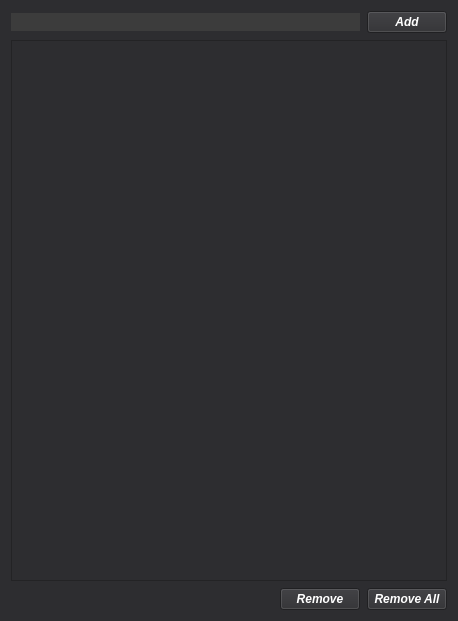
<?xml version="1.0" encoding="UTF-8"?>
<ui version="4.0">
 <class>ToDoApp</class>
 <widget class="QMainWindow" name="ToDoApp">
  <property name="geometry">
   <rect>
    <x>0</x>
    <y>0</y>
    <width>458</width>
    <height>621</height>
   </rect>
  </property>
  <property name="palette">
   <palette>
    <active>
     <colorrole role="WindowText">
      <brush brushstyle="SolidPattern">
       <color alpha="255">
        <red>255</red>
        <green>255</green>
        <blue>255</blue>
       </color>
      </brush>
     </colorrole>
     <colorrole role="Button">
      <brush brushstyle="SolidPattern">
       <color alpha="255">
        <red>45</red>
        <green>45</green>
        <blue>48</blue>
       </color>
      </brush>
     </colorrole>
     <colorrole role="Text">
      <brush brushstyle="SolidPattern">
       <color alpha="255">
        <red>255</red>
        <green>255</green>
        <blue>255</blue>
       </color>
      </brush>
     </colorrole>
     <colorrole role="ButtonText">
      <brush brushstyle="SolidPattern">
       <color alpha="255">
        <red>255</red>
        <green>255</green>
        <blue>255</blue>
       </color>
      </brush>
     </colorrole>
     <colorrole role="Base">
      <brush brushstyle="SolidPattern">
       <color alpha="255">
        <red>45</red>
        <green>45</green>
        <blue>48</blue>
       </color>
      </brush>
     </colorrole>
     <colorrole role="Window">
      <brush brushstyle="SolidPattern">
       <color alpha="255">
        <red>45</red>
        <green>45</green>
        <blue>48</blue>
       </color>
      </brush>
     </colorrole>
     <colorrole role="PlaceholderText">
      <brush brushstyle="SolidPattern">
       <color alpha="128">
        <red>255</red>
        <green>255</green>
        <blue>255</blue>
       </color>
      </brush>
     </colorrole>
    </active>
    <inactive>
     <colorrole role="WindowText">
      <brush brushstyle="SolidPattern">
       <color alpha="255">
        <red>255</red>
        <green>255</green>
        <blue>255</blue>
       </color>
      </brush>
     </colorrole>
     <colorrole role="Button">
      <brush brushstyle="SolidPattern">
       <color alpha="255">
        <red>45</red>
        <green>45</green>
        <blue>48</blue>
       </color>
      </brush>
     </colorrole>
     <colorrole role="Text">
      <brush brushstyle="SolidPattern">
       <color alpha="255">
        <red>255</red>
        <green>255</green>
        <blue>255</blue>
       </color>
      </brush>
     </colorrole>
     <colorrole role="ButtonText">
      <brush brushstyle="SolidPattern">
       <color alpha="255">
        <red>255</red>
        <green>255</green>
        <blue>255</blue>
       </color>
      </brush>
     </colorrole>
     <colorrole role="Base">
      <brush brushstyle="SolidPattern">
       <color alpha="255">
        <red>45</red>
        <green>45</green>
        <blue>48</blue>
       </color>
      </brush>
     </colorrole>
     <colorrole role="Window">
      <brush brushstyle="SolidPattern">
       <color alpha="255">
        <red>45</red>
        <green>45</green>
        <blue>48</blue>
       </color>
      </brush>
     </colorrole>
     <colorrole role="PlaceholderText">
      <brush brushstyle="SolidPattern">
       <color alpha="128">
        <red>255</red>
        <green>255</green>
        <blue>255</blue>
       </color>
      </brush>
     </colorrole>
    </inactive>
    <disabled>
     <colorrole role="WindowText">
      <brush brushstyle="SolidPattern">
       <color alpha="255">
        <red>255</red>
        <green>255</green>
        <blue>255</blue>
       </color>
      </brush>
     </colorrole>
     <colorrole role="Button">
      <brush brushstyle="SolidPattern">
       <color alpha="255">
        <red>45</red>
        <green>45</green>
        <blue>48</blue>
       </color>
      </brush>
     </colorrole>
     <colorrole role="Text">
      <brush brushstyle="SolidPattern">
       <color alpha="255">
        <red>255</red>
        <green>255</green>
        <blue>255</blue>
       </color>
      </brush>
     </colorrole>
     <colorrole role="ButtonText">
      <brush brushstyle="SolidPattern">
       <color alpha="255">
        <red>255</red>
        <green>255</green>
        <blue>255</blue>
       </color>
      </brush>
     </colorrole>
     <colorrole role="Base">
      <brush brushstyle="SolidPattern">
       <color alpha="255">
        <red>45</red>
        <green>45</green>
        <blue>48</blue>
       </color>
      </brush>
     </colorrole>
     <colorrole role="Window">
      <brush brushstyle="SolidPattern">
       <color alpha="255">
        <red>45</red>
        <green>45</green>
        <blue>48</blue>
       </color>
      </brush>
     </colorrole>
     <colorrole role="PlaceholderText">
      <brush brushstyle="SolidPattern">
       <color alpha="128">
        <red>255</red>
        <green>255</green>
        <blue>255</blue>
       </color>
      </brush>
     </colorrole>
    </disabled>
   </palette>
  </property>
  <property name="windowTitle">
   <string>ToDoApp</string>
  </property>
  <property name="styleSheet">
   <string notr="true">QWidget {
    background-color: #2D2D30; /* Genel arka plan */
    color: #FFFFFF;           /* Metin rengi koyu gri */
}</string>
  </property>
  <widget class="QWidget" name="centralwidget">
   <layout class="QVBoxLayout" name="verticalLayout">
    <property name="spacing">
     <number>7</number>
    </property>
    <property name="leftMargin">
     <number>11</number>
    </property>
    <property name="topMargin">
     <number>11</number>
    </property>
    <property name="rightMargin">
     <number>11</number>
    </property>
    <property name="bottomMargin">
     <number>11</number>
    </property>
    <item>
     <layout class="QHBoxLayout" name="horizontalLayout">
      <item>
       <widget class="QLineEdit" name="txtTask">
        <property name="palette">
         <palette>
          <active>
           <colorrole role="WindowText">
            <brush brushstyle="SolidPattern">
             <color alpha="255">
              <red>255</red>
              <green>255</green>
              <blue>255</blue>
             </color>
            </brush>
           </colorrole>
           <colorrole role="Button">
            <brush brushstyle="SolidPattern">
             <color alpha="255">
              <red>60</red>
              <green>60</green>
              <blue>60</blue>
             </color>
            </brush>
           </colorrole>
           <colorrole role="Text">
            <brush brushstyle="SolidPattern">
             <color alpha="255">
              <red>255</red>
              <green>255</green>
              <blue>255</blue>
             </color>
            </brush>
           </colorrole>
           <colorrole role="ButtonText">
            <brush brushstyle="SolidPattern">
             <color alpha="255">
              <red>255</red>
              <green>255</green>
              <blue>255</blue>
             </color>
            </brush>
           </colorrole>
           <colorrole role="Base">
            <brush brushstyle="SolidPattern">
             <color alpha="255">
              <red>60</red>
              <green>60</green>
              <blue>60</blue>
             </color>
            </brush>
           </colorrole>
           <colorrole role="Window">
            <brush brushstyle="SolidPattern">
             <color alpha="255">
              <red>60</red>
              <green>60</green>
              <blue>60</blue>
             </color>
            </brush>
           </colorrole>
           <colorrole role="PlaceholderText">
            <brush brushstyle="SolidPattern">
             <color alpha="128">
              <red>255</red>
              <green>255</green>
              <blue>255</blue>
             </color>
            </brush>
           </colorrole>
          </active>
          <inactive>
           <colorrole role="WindowText">
            <brush brushstyle="SolidPattern">
             <color alpha="255">
              <red>255</red>
              <green>255</green>
              <blue>255</blue>
             </color>
            </brush>
           </colorrole>
           <colorrole role="Button">
            <brush brushstyle="SolidPattern">
             <color alpha="255">
              <red>60</red>
              <green>60</green>
              <blue>60</blue>
             </color>
            </brush>
           </colorrole>
           <colorrole role="Text">
            <brush brushstyle="SolidPattern">
             <color alpha="255">
              <red>255</red>
              <green>255</green>
              <blue>255</blue>
             </color>
            </brush>
           </colorrole>
           <colorrole role="ButtonText">
            <brush brushstyle="SolidPattern">
             <color alpha="255">
              <red>255</red>
              <green>255</green>
              <blue>255</blue>
             </color>
            </brush>
           </colorrole>
           <colorrole role="Base">
            <brush brushstyle="SolidPattern">
             <color alpha="255">
              <red>60</red>
              <green>60</green>
              <blue>60</blue>
             </color>
            </brush>
           </colorrole>
           <colorrole role="Window">
            <brush brushstyle="SolidPattern">
             <color alpha="255">
              <red>60</red>
              <green>60</green>
              <blue>60</blue>
             </color>
            </brush>
           </colorrole>
           <colorrole role="PlaceholderText">
            <brush brushstyle="SolidPattern">
             <color alpha="128">
              <red>255</red>
              <green>255</green>
              <blue>255</blue>
             </color>
            </brush>
           </colorrole>
          </inactive>
          <disabled>
           <colorrole role="WindowText">
            <brush brushstyle="SolidPattern">
             <color alpha="255">
              <red>255</red>
              <green>255</green>
              <blue>255</blue>
             </color>
            </brush>
           </colorrole>
           <colorrole role="Button">
            <brush brushstyle="SolidPattern">
             <color alpha="255">
              <red>60</red>
              <green>60</green>
              <blue>60</blue>
             </color>
            </brush>
           </colorrole>
           <colorrole role="Text">
            <brush brushstyle="SolidPattern">
             <color alpha="255">
              <red>255</red>
              <green>255</green>
              <blue>255</blue>
             </color>
            </brush>
           </colorrole>
           <colorrole role="ButtonText">
            <brush brushstyle="SolidPattern">
             <color alpha="255">
              <red>255</red>
              <green>255</green>
              <blue>255</blue>
             </color>
            </brush>
           </colorrole>
           <colorrole role="Base">
            <brush brushstyle="SolidPattern">
             <color alpha="255">
              <red>60</red>
              <green>60</green>
              <blue>60</blue>
             </color>
            </brush>
           </colorrole>
           <colorrole role="Window">
            <brush brushstyle="SolidPattern">
             <color alpha="255">
              <red>60</red>
              <green>60</green>
              <blue>60</blue>
             </color>
            </brush>
           </colorrole>
           <colorrole role="PlaceholderText">
            <brush brushstyle="SolidPattern">
             <color alpha="128">
              <red>255</red>
              <green>255</green>
              <blue>255</blue>
             </color>
            </brush>
           </colorrole>
          </disabled>
         </palette>
        </property>
        <property name="font">
         <font>
          <italic>true</italic>
          <bold>true</bold>
         </font>
        </property>
        <property name="styleSheet">
         <string notr="true">QWidget {
    background-color: #3C3C3C;/* Başlık çubuğu orta gri */
	 color: #FFFFFF;  /* beyaz */
    font-weight: bold;
    border: 1px solid #3C3C3C;
}</string>
        </property>
        <property name="text">
         <string/>
        </property>
       </widget>
      </item>
      <item>
       <widget class="QPushButton" name="btnAdd">
        <property name="palette">
         <palette>
          <active>
           <colorrole role="WindowText">
            <brush brushstyle="SolidPattern">
             <color alpha="255">
              <red>255</red>
              <green>255</green>
              <blue>255</blue>
             </color>
            </brush>
           </colorrole>
           <colorrole role="Button">
            <brush brushstyle="SolidPattern">
             <color alpha="255">
              <red>0</red>
              <green>128</green>
              <blue>0</blue>
             </color>
            </brush>
           </colorrole>
           <colorrole role="Text">
            <brush brushstyle="SolidPattern">
             <color alpha="255">
              <red>255</red>
              <green>255</green>
              <blue>255</blue>
             </color>
            </brush>
           </colorrole>
           <colorrole role="ButtonText">
            <brush brushstyle="SolidPattern">
             <color alpha="255">
              <red>255</red>
              <green>255</green>
              <blue>255</blue>
             </color>
            </brush>
           </colorrole>
           <colorrole role="Base">
            <brush brushstyle="SolidPattern">
             <color alpha="255">
              <red>0</red>
              <green>128</green>
              <blue>0</blue>
             </color>
            </brush>
           </colorrole>
           <colorrole role="Window">
            <brush brushstyle="SolidPattern">
             <color alpha="255">
              <red>0</red>
              <green>128</green>
              <blue>0</blue>
             </color>
            </brush>
           </colorrole>
           <colorrole role="PlaceholderText">
            <brush brushstyle="SolidPattern">
             <color alpha="128">
              <red>255</red>
              <green>255</green>
              <blue>255</blue>
             </color>
            </brush>
           </colorrole>
          </active>
          <inactive>
           <colorrole role="WindowText">
            <brush brushstyle="SolidPattern">
             <color alpha="255">
              <red>255</red>
              <green>255</green>
              <blue>255</blue>
             </color>
            </brush>
           </colorrole>
           <colorrole role="Button">
            <brush brushstyle="SolidPattern">
             <color alpha="255">
              <red>0</red>
              <green>128</green>
              <blue>0</blue>
             </color>
            </brush>
           </colorrole>
           <colorrole role="Text">
            <brush brushstyle="SolidPattern">
             <color alpha="255">
              <red>255</red>
              <green>255</green>
              <blue>255</blue>
             </color>
            </brush>
           </colorrole>
           <colorrole role="ButtonText">
            <brush brushstyle="SolidPattern">
             <color alpha="255">
              <red>255</red>
              <green>255</green>
              <blue>255</blue>
             </color>
            </brush>
           </colorrole>
           <colorrole role="Base">
            <brush brushstyle="SolidPattern">
             <color alpha="255">
              <red>0</red>
              <green>128</green>
              <blue>0</blue>
             </color>
            </brush>
           </colorrole>
           <colorrole role="Window">
            <brush brushstyle="SolidPattern">
             <color alpha="255">
              <red>0</red>
              <green>128</green>
              <blue>0</blue>
             </color>
            </brush>
           </colorrole>
           <colorrole role="PlaceholderText">
            <brush brushstyle="SolidPattern">
             <color alpha="128">
              <red>255</red>
              <green>255</green>
              <blue>255</blue>
             </color>
            </brush>
           </colorrole>
          </inactive>
          <disabled>
           <colorrole role="WindowText">
            <brush brushstyle="SolidPattern">
             <color alpha="255">
              <red>255</red>
              <green>255</green>
              <blue>255</blue>
             </color>
            </brush>
           </colorrole>
           <colorrole role="Button">
            <brush brushstyle="SolidPattern">
             <color alpha="255">
              <red>0</red>
              <green>128</green>
              <blue>0</blue>
             </color>
            </brush>
           </colorrole>
           <colorrole role="Text">
            <brush brushstyle="SolidPattern">
             <color alpha="255">
              <red>255</red>
              <green>255</green>
              <blue>255</blue>
             </color>
            </brush>
           </colorrole>
           <colorrole role="ButtonText">
            <brush brushstyle="SolidPattern">
             <color alpha="255">
              <red>255</red>
              <green>255</green>
              <blue>255</blue>
             </color>
            </brush>
           </colorrole>
           <colorrole role="Base">
            <brush brushstyle="SolidPattern">
             <color alpha="255">
              <red>0</red>
              <green>128</green>
              <blue>0</blue>
             </color>
            </brush>
           </colorrole>
           <colorrole role="Window">
            <brush brushstyle="SolidPattern">
             <color alpha="255">
              <red>0</red>
              <green>128</green>
              <blue>0</blue>
             </color>
            </brush>
           </colorrole>
           <colorrole role="PlaceholderText">
            <brush brushstyle="SolidPattern">
             <color alpha="128">
              <red>255</red>
              <green>255</green>
              <blue>255</blue>
             </color>
            </brush>
           </colorrole>
          </disabled>
         </palette>
        </property>
        <property name="font">
         <font>
          <italic>true</italic>
          <bold>true</bold>
         </font>
        </property>
        <property name="styleSheet">
         <string notr="true">QWidget {
    background-color: &quot;green&quot;;

}</string>
        </property>
        <property name="text">
         <string>Add</string>
        </property>
       </widget>
      </item>
     </layout>
    </item>
    <item>
     <widget class="QListWidget" name="listWidget">
      <property name="palette">
       <palette>
        <active>
         <colorrole role="WindowText">
          <brush brushstyle="SolidPattern">
           <color alpha="255">
            <red>0</red>
            <green>0</green>
            <blue>0</blue>
           </color>
          </brush>
         </colorrole>
         <colorrole role="Button">
          <brush brushstyle="SolidPattern">
           <color alpha="255">
            <red>192</red>
            <green>192</green>
            <blue>192</blue>
           </color>
          </brush>
         </colorrole>
         <colorrole role="Text">
          <brush brushstyle="SolidPattern">
           <color alpha="255">
            <red>0</red>
            <green>0</green>
            <blue>0</blue>
           </color>
          </brush>
         </colorrole>
         <colorrole role="ButtonText">
          <brush brushstyle="SolidPattern">
           <color alpha="255">
            <red>255</red>
            <green>255</green>
            <blue>255</blue>
           </color>
          </brush>
         </colorrole>
         <colorrole role="Base">
          <brush brushstyle="SolidPattern">
           <color alpha="255">
            <red>192</red>
            <green>192</green>
            <blue>192</blue>
           </color>
          </brush>
         </colorrole>
         <colorrole role="Window">
          <brush brushstyle="SolidPattern">
           <color alpha="255">
            <red>192</red>
            <green>192</green>
            <blue>192</blue>
           </color>
          </brush>
         </colorrole>
         <colorrole role="PlaceholderText">
          <brush brushstyle="SolidPattern">
           <color alpha="128">
            <red>255</red>
            <green>255</green>
            <blue>255</blue>
           </color>
          </brush>
         </colorrole>
        </active>
        <inactive>
         <colorrole role="WindowText">
          <brush brushstyle="SolidPattern">
           <color alpha="255">
            <red>0</red>
            <green>0</green>
            <blue>0</blue>
           </color>
          </brush>
         </colorrole>
         <colorrole role="Button">
          <brush brushstyle="SolidPattern">
           <color alpha="255">
            <red>192</red>
            <green>192</green>
            <blue>192</blue>
           </color>
          </brush>
         </colorrole>
         <colorrole role="Text">
          <brush brushstyle="SolidPattern">
           <color alpha="255">
            <red>0</red>
            <green>0</green>
            <blue>0</blue>
           </color>
          </brush>
         </colorrole>
         <colorrole role="ButtonText">
          <brush brushstyle="SolidPattern">
           <color alpha="255">
            <red>255</red>
            <green>255</green>
            <blue>255</blue>
           </color>
          </brush>
         </colorrole>
         <colorrole role="Base">
          <brush brushstyle="SolidPattern">
           <color alpha="255">
            <red>192</red>
            <green>192</green>
            <blue>192</blue>
           </color>
          </brush>
         </colorrole>
         <colorrole role="Window">
          <brush brushstyle="SolidPattern">
           <color alpha="255">
            <red>192</red>
            <green>192</green>
            <blue>192</blue>
           </color>
          </brush>
         </colorrole>
         <colorrole role="PlaceholderText">
          <brush brushstyle="SolidPattern">
           <color alpha="128">
            <red>255</red>
            <green>255</green>
            <blue>255</blue>
           </color>
          </brush>
         </colorrole>
        </inactive>
        <disabled>
         <colorrole role="WindowText">
          <brush brushstyle="SolidPattern">
           <color alpha="255">
            <red>255</red>
            <green>255</green>
            <blue>255</blue>
           </color>
          </brush>
         </colorrole>
         <colorrole role="Button">
          <brush brushstyle="SolidPattern">
           <color alpha="255">
            <red>192</red>
            <green>192</green>
            <blue>192</blue>
           </color>
          </brush>
         </colorrole>
         <colorrole role="Text">
          <brush brushstyle="SolidPattern">
           <color alpha="255">
            <red>255</red>
            <green>255</green>
            <blue>255</blue>
           </color>
          </brush>
         </colorrole>
         <colorrole role="ButtonText">
          <brush brushstyle="SolidPattern">
           <color alpha="255">
            <red>255</red>
            <green>255</green>
            <blue>255</blue>
           </color>
          </brush>
         </colorrole>
         <colorrole role="Base">
          <brush brushstyle="SolidPattern">
           <color alpha="255">
            <red>192</red>
            <green>192</green>
            <blue>192</blue>
           </color>
          </brush>
         </colorrole>
         <colorrole role="Window">
          <brush brushstyle="SolidPattern">
           <color alpha="255">
            <red>192</red>
            <green>192</green>
            <blue>192</blue>
           </color>
          </brush>
         </colorrole>
         <colorrole role="PlaceholderText">
          <brush brushstyle="SolidPattern">
           <color alpha="128">
            <red>255</red>
            <green>255</green>
            <blue>255</blue>
           </color>
          </brush>
         </colorrole>
        </disabled>
       </palette>
      </property>
      <property name="font">
       <font>
        <italic>true</italic>
        <bold>true</bold>
       </font>
      </property>
      <property name="styleSheet">
       <string notr="true">QWidget {
    background-color: &quot;silver&quot;;
	font-weight:&quot;bold&quot;;
}</string>
      </property>
     </widget>
    </item>
    <item>
     <layout class="QHBoxLayout" name="horizontalLayout_2">
      <property name="spacing">
       <number>7</number>
      </property>
      <item>
       <spacer name="horizontalSpacer">
        <property name="orientation">
         <enum>Qt::Orientation::Horizontal</enum>
        </property>
        <property name="sizeHint" stdset="0">
         <size>
          <width>40</width>
          <height>20</height>
         </size>
        </property>
       </spacer>
      </item>
      <item>
       <widget class="QPushButton" name="btnRemove">
        <property name="font">
         <font>
          <pointsize>9</pointsize>
          <italic>true</italic>
          <bold>true</bold>
         </font>
        </property>
        <property name="styleSheet">
         <string notr="true">QWidget {
    background-color: &quot;blue&quot;;
}</string>
        </property>
        <property name="text">
         <string>Remove</string>
        </property>
       </widget>
      </item>
      <item>
       <widget class="QPushButton" name="btnRemoveAll">
        <property name="font">
         <font>
          <italic>true</italic>
          <bold>true</bold>
         </font>
        </property>
        <property name="cursor">
         <cursorShape>OpenHandCursor</cursorShape>
        </property>
        <property name="styleSheet">
         <string notr="true">QWidget {
    background-color: &quot;darkred&quot;;
}</string>
        </property>
        <property name="text">
         <string>Remove All</string>
        </property>
       </widget>
      </item>
     </layout>
    </item>
   </layout>
  </widget>
 </widget>
 <resources/>
 <connections/>
</ui>
